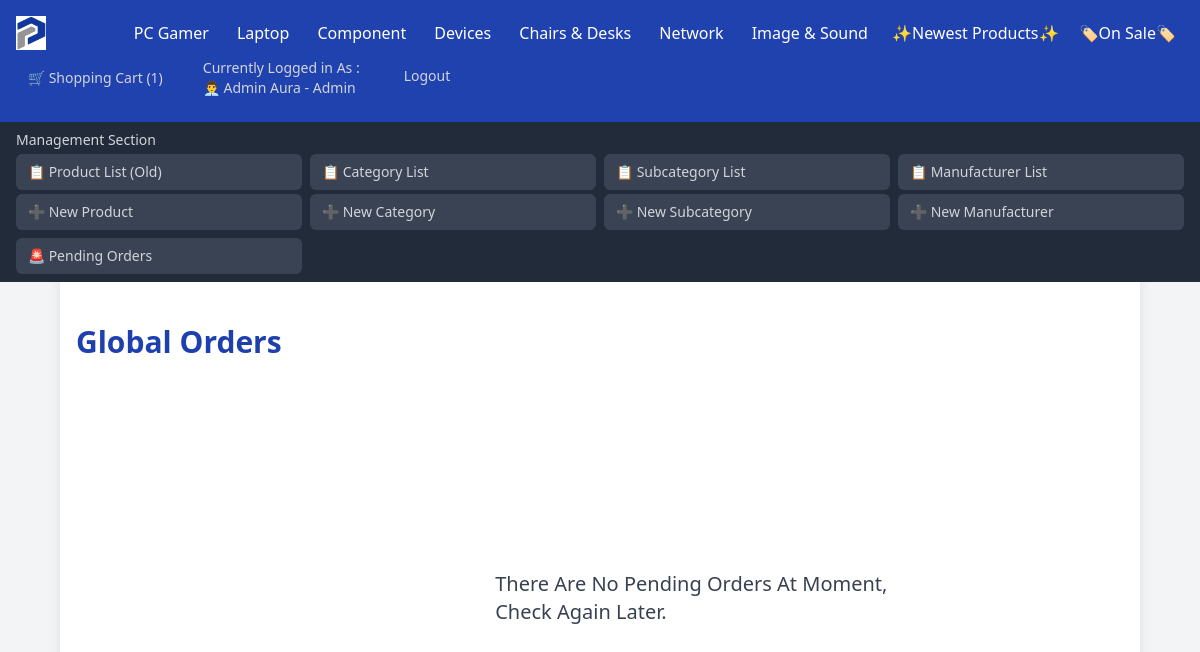
Before: /User/User_GlobalOrders.php (signed in) with the older database file.
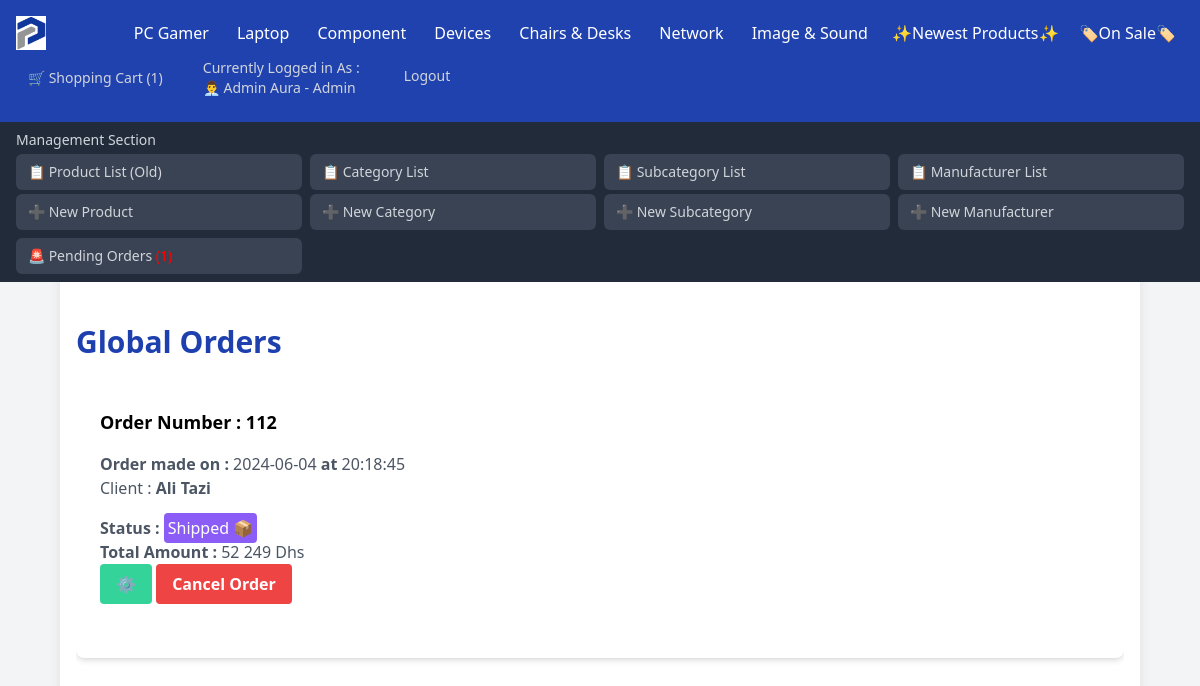
After: the same page with the newer database file.
### tables this page shows
CREATE TABLE `categories` (
  `Category_ID` int NOT NULL AUTO_INCREMENT,
  `Category_Name` varchar(100) DEFAULT 'Unspecified',
  `Category_Desc` varchar(2000) DEFAULT NULL,
  PRIMARY KEY (`Category_ID`),
  UNIQUE KEY `UC_Category_Name` (`Category_Name`),
  UNIQUE KEY `Category_Name` (`Category_Name`)
);

CREATE TABLE `orders` (
  `Order_ID` int NOT NULL AUTO_INCREMENT,
  `Order_Date` timestamp NULL DEFAULT CURRENT_TIMESTAMP,
  `Order_TotalAmount` decimal(10,2) DEFAULT NULL,
  `Order_ShippingAddress` varchar(255) DEFAULT NULL,
  `Order_Status` varchar(255) DEFAULT 'Pending',
  `Order_PaymentMethod` varchar(255) DEFAULT NULL,
  `Order_PhoneNumber` varchar(255) DEFAULT NULL,
  `Order_Notes` text,
  `User_ID` int DEFAULT NULL,
  PRIMARY KEY (`Order_ID`),
  KEY `User_ID` (`User_ID`),
  CONSTRAINT `orders_ibfk_1` FOREIGN KEY (`User_ID`) REFERENCES `users` (`User_ID`)
);

CREATE TABLE `users` (
  `User_ID` int NOT NULL AUTO_INCREMENT,
  `User_Username` varchar(255) DEFAULT NULL,
  `User_FirstName` varchar(255) DEFAULT NULL,
  `User_LastName` varchar(255) DEFAULT NULL,
  `User_Phone` varchar(255) DEFAULT NULL,
  `User_Country` varchar(255) DEFAULT NULL,
  `User_Address` varchar(255) DEFAULT NULL,
  `User_Email` varchar(255) DEFAULT NULL,
  `User_Password` varchar(255) DEFAULT NULL,
  `User_RegisterationDate` timestamp NULL DEFAULT CURRENT_TIMESTAMP,
  `User_Role` enum('Owner','Admin','Client') NOT NULL DEFAULT 'Client',
  `Account_Status` varchar(255) DEFAULT 'Unlocked',
  PRIMARY KEY (`User_ID`),
  UNIQUE KEY `User_Username` (`User_Username`)
);

### User/User_GlobalOrders.php (the view, shortened to what the changed rows need)
<!DOCTYPE html>
<html lang="en">
<head>
    <?php
    include_once ("../DB_Connexion.php");
    function formatNumber($number)
    {
        return number_format($number, 0, '', ' ');
    }
    $Categories = "SELECT Category_ID, Category_Name FROM Categories ORDER BY Category_ID ASC";
    $pdoCategories = $connexion->prepare($Categories);
    $pdoCategories->execute();
    $Categories = $pdoCategories->fetchAll(PDO::FETCH_ASSOC);
    $bigQuery = "SELECT p.Product_ID, p.Product_Name, p.Product_Picture, o.Order_ID, o.Order_ShippingAddress, o.Order_Date, o.Order_TotalAmount, o.Order_Status,
                 oi.OrderItem_Quantity, oi.OrderItem_UnitPrice, u.User_ID , u.User_Username, u.User_FirstName , u.User_LastName , o.Order_PhoneNumber , o.Order_Notes,
                 o.Order_PaymentMethod FROM Orders o
                 INNER JOIN OrderItems oi ON o.Order_ID = oi.Order_ID
                 INNER JOIN Products p ON oi.Product_ID = p.Product_ID
                 INNER JOIN Users u ON o.User_ID = u.User_ID
                  ORDER BY Order_ID DESC";
    $pdostmt = $connexion->prepare($bigQuery);
    $pdostmt->execute([]);
    $Orders = $pdostmt->fetchAll(PDO::FETCH_ASSOC);
    $orders = [];
    foreach ($Orders as $Order) {
        $orders[$Order['Order_ID']]['Order_ID'] = $Order['Order_ID'];
        $orders[$Order['Order_ID']]['Order_Date'] = $Order['Order_Date'];
        $orders[$Order['Order_ID']]['Order_TotalAmount'] = $Order['Order_TotalAmount'];
        $orders[$Order['Order_ID']]['Order_Status'] = $Order['Order_Status'];
        $orders[$Order['Order_ID']]['User_ID'] = $Order['User_ID'];
        $orders[$Order['Order_ID']]['User_FirstName'] = $Order['User_FirstName'];
        $orders[$Order['Order_ID']]['User_LastName'] = $Order['User_LastName'];
        $orders[$Order['Order_ID']]['User_Username'] = $Order['User_Username'];
        $orders[$Order['Order_ID']]['Order_ShippingAddress'] = $Order['Order_ShippingAddress'];
        $orders[$Order['Order_ID']]['Order_PhoneNumber'] = $Order['Order_PhoneNumber'];
        $orders[$Order['Order_ID']]['Order_PaymentMethod'] = $Order['Order_PaymentMethod'];
        $orders[$Order['Order_ID']]['Order_Notes'] = $Order['Order_Notes'];
        $orders[$Order['Order_ID']]['Products'][] = [
            'Product_Name' => $Order['Product_Name'],
            'Product_Picture' => $Order['Product_Picture'],
            'OrderItem_Quantity' => $Order['OrderItem_Quantity'],
            'OrderItem_UnitPrice' => $Order['OrderItem_UnitPrice']
        ];
    }
    ?>
</head>
<body class="bg-gray-100">
    <nav class="bg-blue-800 text-white">
        <div class="flex flex-wrap justify-between items-center p-4">
            <div class="flex grid-cols-4 gap-1">
                <?php foreach ($Categories as $Category): ?>
                    <?php if ($Category['Category_Name'] !== 'Unspecified'):
                        ?>
                        <div class="relative category">
                            <a href="../?id=<?php echo $Category['Category_ID'] ?>&Type=Category&Name=<?php echo str_replace(' ', '', $Category['Category_Name']) ?>"
                                class="px-3 py-2 hover:bg-gray-700"><?php echo $Category['Category_Name']; ?></a>
                        </div>
                    <?php endif; ?>
                <?php endforeach; ?>
            </div>
        </div>
    </nav>
    <div class="outer-container bg-gray-100 min-h-screen py-8">
        <div class="container mx-auto p-4 bg-white shadow-lg rounded-lg">
            <div class="content-wrapper pt-8">
                <h1 class="text-3xl font-bold mb-6 text-blue-800">Global Orders</h1>
                <?php if ($Orders) { ?>
                    <section>
                        <?php foreach ($orders as $orderId => $order):
                            $Date = date('Y-m-d', strtotime($order['Order_Date'])) . ' <b>at</b> ' . date('H:i:s', strtotime($order['Order_Date']));
                            ?>
                            <div class="bg-white shadow-md rounded-lg p-6 mb-6 order-container <?php
                            echo ($order['Order_Status'] === 'Cancelled by User' || $order['Order_Status'] === 'Cancelled by Management') ? 'bg-red-100' : '';
                            ?>">
                                <h4 class="text-lg font-semibold mb-4"><b>Order Number :
                                    </b><?php echo $orderId; ?>
                                </h4>
                                <p class="text-gray-600"><b>Order made on : </b><?php echo $Date; ?></p>
                                <p class="text-gray-600 mb-4 status-paragraph">Client :
                                    <b><?php echo $order['User_FirstName'] . ' ' . $order['User_LastName'];
                                    ; ?></b>
                                </p>
                                <p class="text-gray-600 status-paragraph"><b>Status : </b>
                                    <?php
                                    $statusStyles = [
                                        'Completed' => ['bg-green-500', '✅'],
                                        'Pending' => ['bg-yellow-500', '⏳'],
                                        'Processing' => ['bg-blue-500', '🔄'],
                                        'Shipped' => ['bg-purple-500', '📦'],
                                        'Delivered' => ['bg-green-600', '📬'],
                                        'On Hold' => ['bg-orange-500', '⏸️'],
                                        'Refunded' => ['bg-red-500', '💸'],
                                        'Returned' => ['bg-pink-500', '↩️'],
                                        'Cancelled by User' => ['bg-red-600', '❌'],
                                        'Cancelled by Management' => ['bg-red-700', '🚫']
                                    ];
                                    $orderStatus = $order['Order_Status'];
                                    if (isset($statusStyles[$orderStatus])) {
                                        $style = $statusStyles[$orderStatus][0];
                                        $emoji = $statusStyles[$orderStatus][1];
                                        echo "<span class=\"$style text-white p-1 rounded\">$orderStatus $emoji</span>";
                                    } else {
                                        echo "<span class=\"bg-gray-500 text-white p-1 rounded\">$orderStatus</span>";
                                    }
                                    ?>
                                </p>
                                <p class="text-gray-600"><b>Total Amount :
                                    </b><?php echo formatNumber($order['Order_TotalAmount']); ?> Dhs</p>
                                <?php if ($order['Order_Status'] !== 'Cancelled by User') { ?>
                                    <a href="User_Update_Order.php?id=<?php echo $order['Order_ID'] ?>"
                                        class="inline-block bg-green-400 hover:bg-green-600 text-white font-bold py-2 px-4 rounded transition duration-300 ease-in-out transform hover:scale-105">⚙️</a>
                                <?php } ?>
                                <?php if ($order['Order_Status'] !== 'Cancelled By User') { ?>
                                    <a href="User_CancelOrder.php?id=<?php echo $orderId; ?>"
                                        class="inline-block bg-red-500 hover:bg-red-600 text-white font-bold py-2 px-4 rounded transition duration-300 ease-in-out transform hover:scale-105">Cancel
                                        Order</a>
                                <?php } ?>
                                <a href="User_DeleteOrder.php?id=<?php echo $orderId ?>" style="margin-left : 95%">
                                    <box-icon name='trash-alt' type='solid' animation='tada' color='#c92828'></box-icon></a>
                            </div>
                        <?php endforeach; ?>
                    </section>
                <?php } else { ?>
                    <h1 class="text-xl text-gray-700 CC" id="Empty_Cart">There Are No Pending Orders At Moment, <br>Check
                        Again Later.</h1>
                <?php } ?>
            </div>
        </div>
    </div>
</body>
</html>

Changed rows visible on the page:
added orders: orderId "112", Order_Date "2024-06-04", Order_Date "20:18:45", User_ID.User_FirstName "Ali", User_ID.User_LastName "Tazi", Order_Status "Shipped", Order_Status "📦", Order_TotalAmount "52 249"
Other visible differences:
text no longer shown: "There Are No Pending Orders At Moment, Check Again Later."
